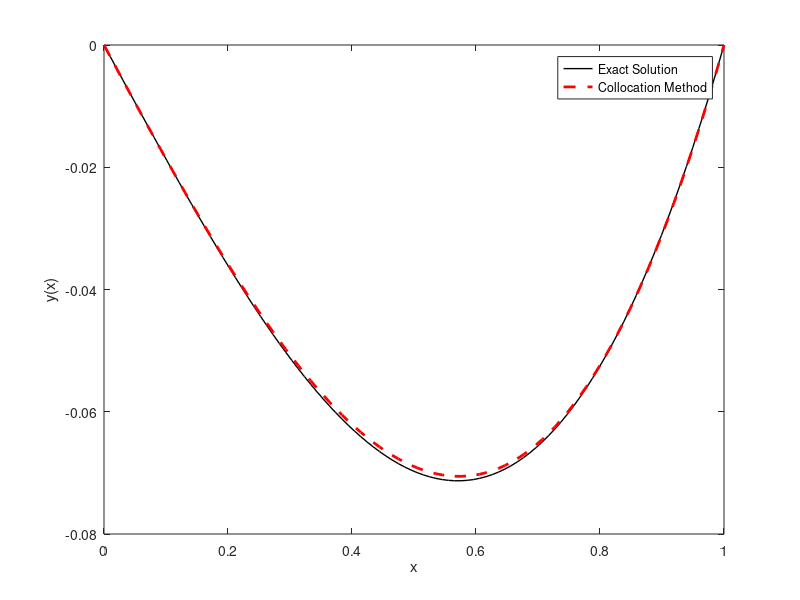

MATLAB code to generate this figure: (Note: this script raises an error after producing the figure.)
% Given Equation: y''(x) + y(x) = x; x in [0, 1] with y(0) = 0 and y(1) = 0;
% We will use the interior collocation method to solve this boundary value problem.
% Chosen basis psi1(x) = x*(1-x) and psi2(x) = x^2*(1-x)
% exact solution: y(x) = x - sin(x)/sin(1);
% guessed solution y_tilda(x) = a1*psi1(x) + a2*psi2(x);

x = linspace(0, 1, 100);
y_exact = @(x) x - sin(x) ./ sin(1);
x_colloc = [0.25, 0.75]; % collocation points
n = length(x_colloc);

b = x_colloc(:);

psi = {
    @(x) x .* (1 - x);
    @(x) x .^ 2 .* (1 - x);
};
psi_dd = {
    @(x) -2;
    @(x) 2 - 6 .* x;
};

A = zeros(n, n);

for ii = 1 : n % sample points
    for jj = 1 : n % evaluate all the functions for each sample points 
        A(ii, jj) = psi_dd{jj}(x_colloc(ii)) + psi{jj}(x_colloc(ii));
    end 
end

c = A \ b;

fprintf("c1 = %.4f\n", c(1));
fprintf("c2 = %.4f\n", c(2));

figure("Name", "Collocation Method");
plot(x, y_exact(x), 'k', 'LineWidth', 1, 'DisplayName', 'Exact Solution');
hold on;
plot(x, c(1) .* psi{1}(x) + c(2) .* psi{2}(x), 'r--', 'LineWidth', 2, 'DisplayName', 'Collocation Method');

legend('Location', 'best');
xlabel('x');
ylabel('y(x)');
max_error = max(abs(y_exact(x) - c(1) .* psi{1}(x) - c(2) .* psi{2}(x)));
err = y_exact(x) - c(1) .* psi{1}(x) - c(2) .* psi{2}(x);
norm_error = sqrt(trapz(x, err.^2));

gtext(['Maximum error : ', num2str(max_error)]);
gtext(['L2 error : ', num2str(norm_error)]);
title('Interior Collocation Method');
